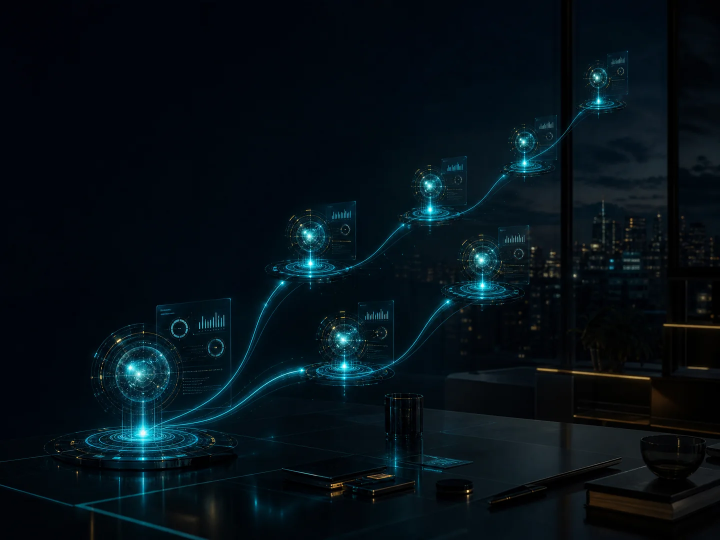
#> input picture client/src/assets/while-you-sleep/while-you-sleep-duplicate.webp, 1440 x 1080 px, given in place of while-you-sleep-eclipse-bolt-final.png, which was not available (shown at 1/2 size)
$ python clean_eclipse_bolt.py
#> lines starting #> are read from the running program, lines starting #| are printed output that depends on the picture; after the words box and inside, x2 and y2 are one past the last pixel; in counts of white or black regions, pixels touching at a corner belong together; pictures that were not available may be replaced by others from this repository, and a replacement may not be noted
from pathlib import Path
from PIL import Image, ImageFilter

source = Path("/home/ubuntu/webdev-static-assets/while-you-sleep-eclipse-bolt-final.png")
out = Path("client/src/assets/while-you-sleep/while-you-sleep-eclipse-bolt.png")

image = Image.open(source).convert("RGBA")
pixels = image.load()
for y in range(image.height):
    for x in range(image.width):
        r, g, b, _ = pixels[x, y]
        near_black = r < 9 and g < 9 and b < 12
        magenta_artifact = r > 75 and b > 75 and g < 130 and (r + b) > (2.15 * g + 90)
        if near_black or magenta_artifact:
            pixels[x, y] = (r, g, b, 0)

alpha = image.getchannel("A")
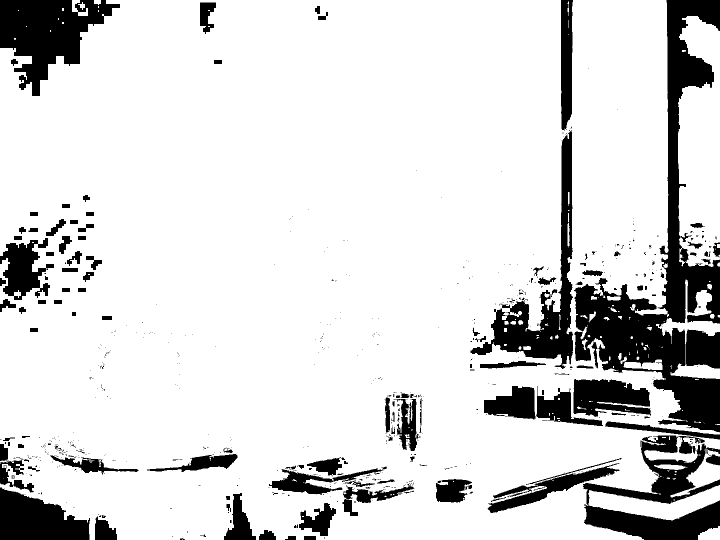
#> alpha: PIL image 1440x1080 L (shown at 1/2 size); 84.9% white; 673 black regions (530 under 20 px), largest, box (x1, y1, x2, y2) and area: (1148, 0, 1440, 865) 66925, (1166, 871, 1440, 1080) 23853, (0, 0, 240, 192) 23642
alpha = alpha.filter(ImageFilter.MedianFilter(3))
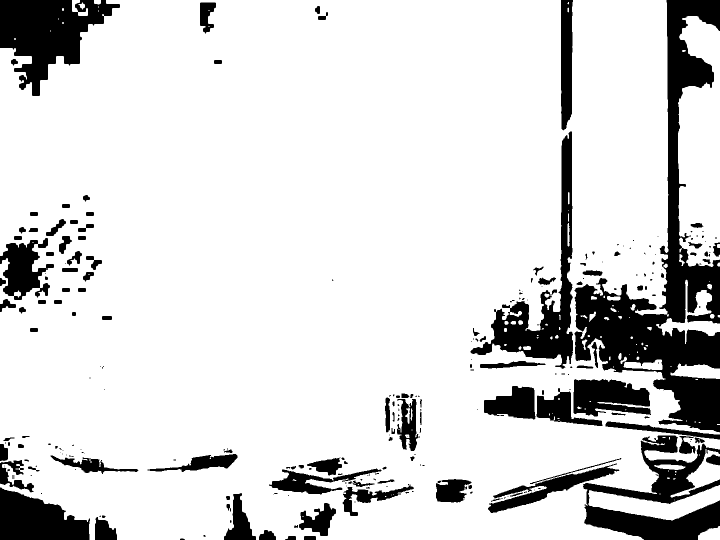
#> alpha: PIL image 1440x1080 L (shown at 1/2 size); 85% white; 256 black regions (124 under 20 px), largest, box (x1, y1, x2, y2) and area: (1149, 0, 1440, 865) 71728, (0, 0, 240, 192) 23687, (1166, 871, 1440, 1080) 23167
image.putalpha(alpha)
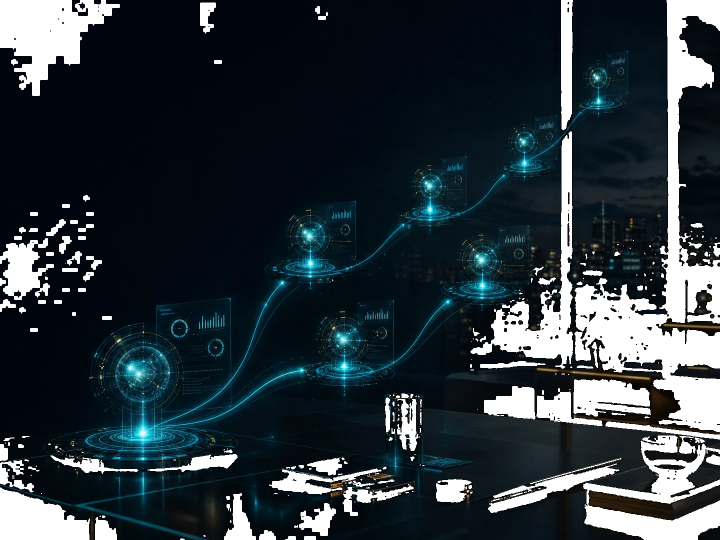
#> image: PIL image 1440x1080 RGBA (shown at 1/2 size); mean R, G, B, A 5.3, 16.5, 23, 216.7; transparent parts drawn white

bbox = image.getbbox()
#> bbox = (0, 0, 1440, 1080)
if not bbox:
    raise RuntimeError("Cleanup removed the entire generated mark")
image = image.crop(bbox)

canvas = Image.new("RGBA", (640, 640), (0, 0, 0, 0))
#> canvas: PIL image 640x640 RGBA; every value is 0
max_size = 540
scale = min(max_size / image.width, max_size / image.height)
#> scale = 0.375
resized = image.resize((round(image.width * scale), round(image.height * scale)), Image.Resampling.LANCZOS)
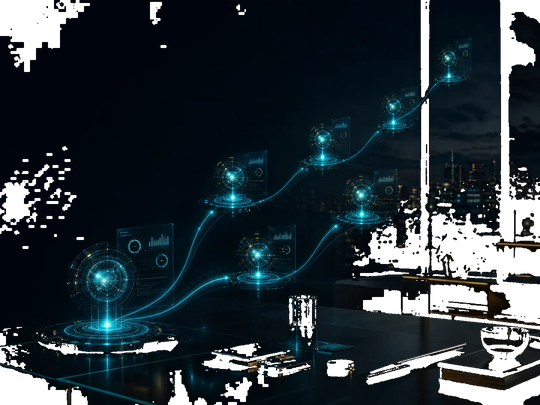
#> resized: PIL image 540x405 RGBA; mean R, G, B, A 5.1, 16.1, 22.5, 216.7; transparent parts drawn white
canvas.alpha_composite(resized, ((640 - resized.width) // 2, (640 - resized.height) // 2))
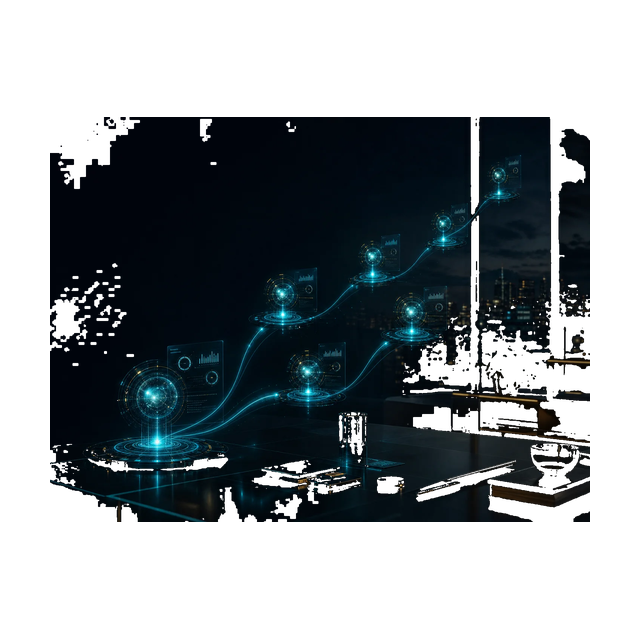
#> canvas: PIL image 640x640 RGBA; mean R, G, B, A 2.7, 8.6, 12, 115.7; transparent parts drawn white
canvas.save(out, "PNG", optimize=True)
#> (the run stopped early here; a loop or call above may not have finished)

$ run again, on client/src/assets/while-you-sleep/while-you-sleep-hero.webp
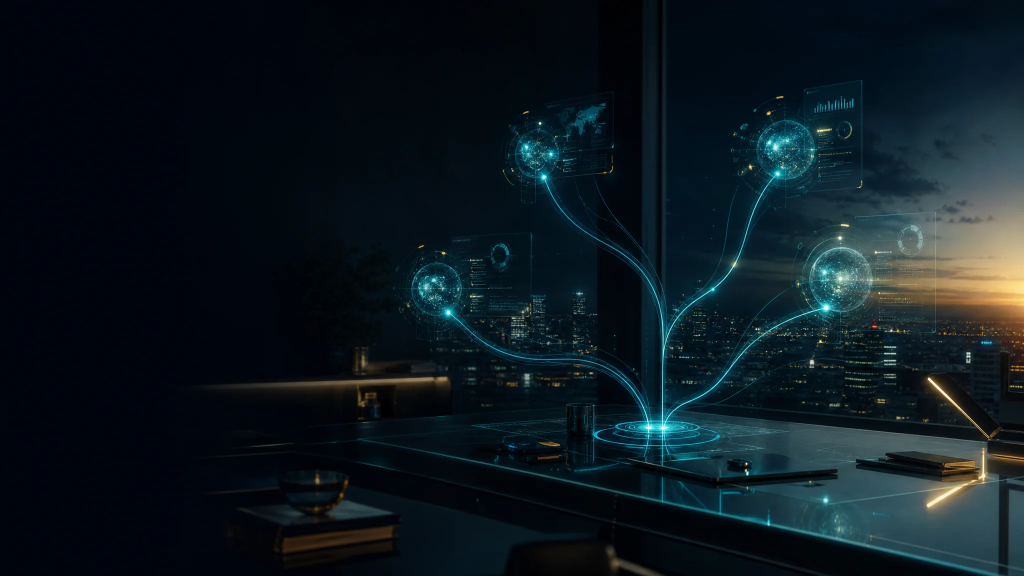
#> input picture client/src/assets/while-you-sleep/while-you-sleep-hero.webp, 2048 x 1152 px, given in place of while-you-sleep-eclipse-bolt-final.png, which was not available (shown at 1/2 size)
#> `alpha = image.getchannel("A")`:
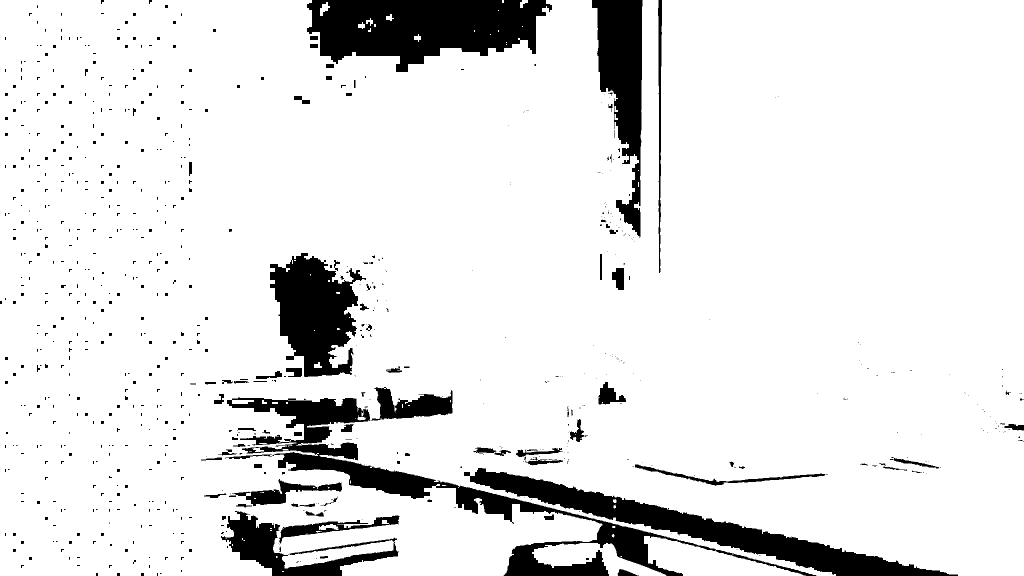
#> alpha: PIL image 2048x1152 L (shown at 1/2 size); 89.8% white; 769 black regions (493 under 20 px), largest, box (x1, y1, x2, y2) and area: (454, 795, 1633, 1152) 48640, (614, 0, 1104, 144) 47931, (928, 936, 1916, 1152) 38920
#> bbox = (0, 0, 2048, 1152)
#> `canvas.alpha_composite(resized, ((640 - resized.width) // 2, (640 - re..`:
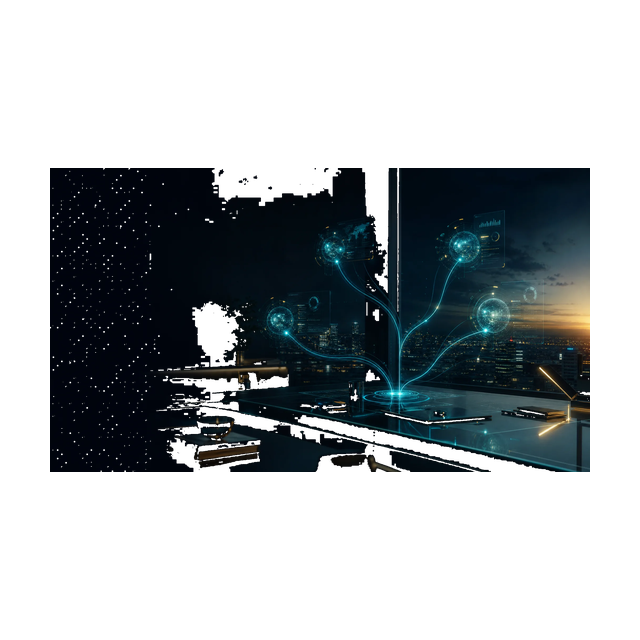
#> canvas: PIL image 640x640 RGBA; mean R, G, B, A 5.1, 9.9, 12.3, 91.7; transparent parts drawn white

$ run again, on client/src/assets/while-you-sleep/while-you-sleep-night-shift.webp
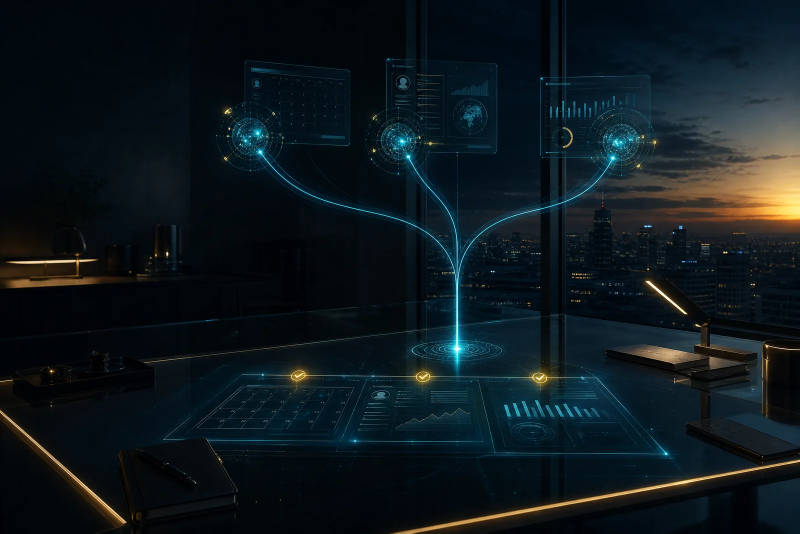
#> input picture client/src/assets/while-you-sleep/while-you-sleep-night-shift.webp, 1600 x 1067 px, given in place of while-you-sleep-eclipse-bolt-final.png, which was not available (shown at 1/2 size)
#> `alpha = image.getchannel("A")`:
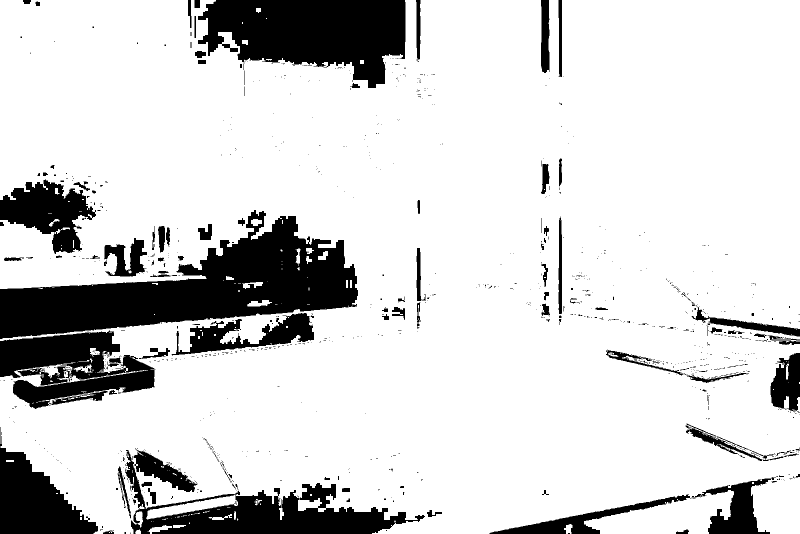
#> alpha: PIL image 1600x1067 L (shown at 1/2 size); 83.2% white; 1021 black regions (890 under 20 px), largest, box (x1, y1, x2, y2) and area: (0, 420, 716, 678) 81373, (396, 0, 811, 176) 49189, (250, 900, 850, 1067) 30458
#> bbox = (0, 0, 1600, 1067)
#> `canvas.alpha_composite(resized, ((640 - resized.width) // 2, (640 - re..`:
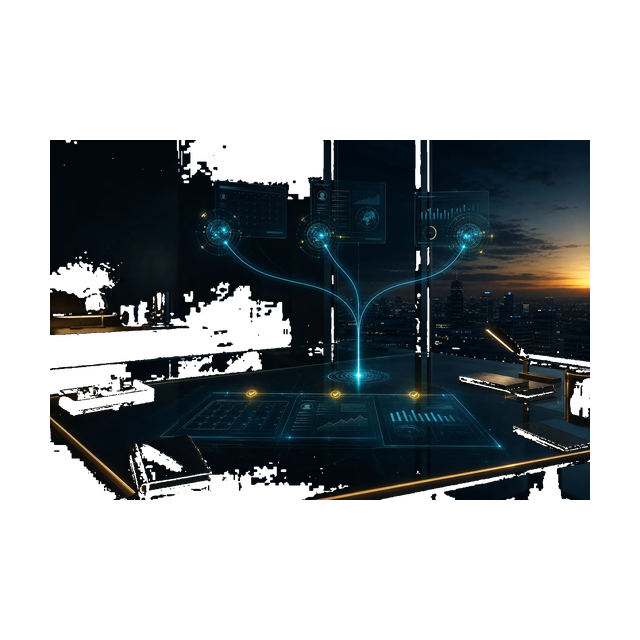
#> canvas: PIL image 640x640 RGBA; mean R, G, B, A 6.7, 11.3, 13.4, 100.9; transparent parts drawn white
